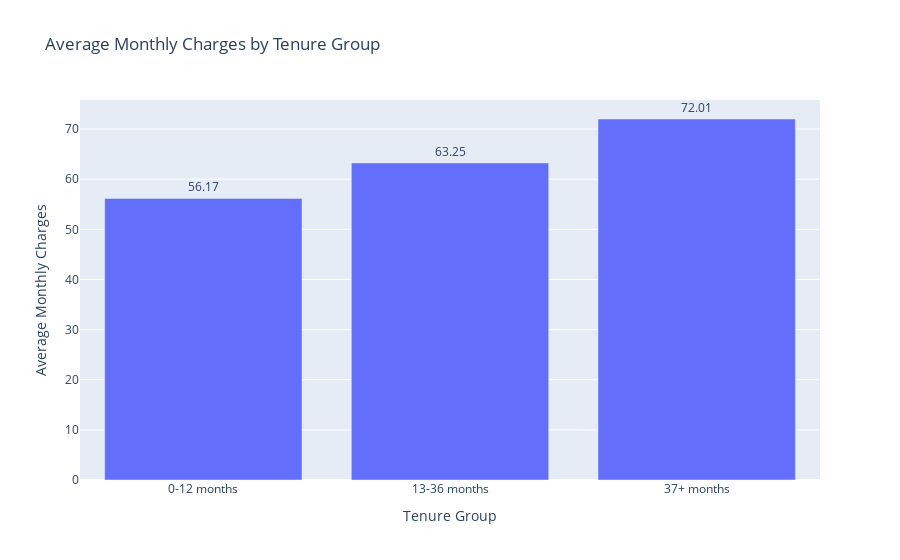

The notebook cell saved with this chart:
### Markdown cell above
Tasks 4: Customer Segmentation Visualization

### Code cell
import pandas as pd
import matplotlib.pyplot as plt
import plotly.express as px

df = pd.read_csv("Telco_Customer_Churn_Dataset.csv")

df.columns = df.columns.str.lower().str.replace(" ", "_")
df['totalcharges'] = pd.to_numeric(df['totalcharges'], errors='coerce')
df['totalcharges'] = df['totalcharges'].fillna(df['totalcharges'].median())

df['tenure_group'] = pd.cut(
    df['tenure'],
    bins=[0, 12, 36, df['tenure'].max()],
    labels=['0-12 months', '13-36 months', '37+ months']
)

tenure_counts = df['tenure_group'].value_counts()

plt.figure()
plt.pie(
    tenure_counts,
    labels=tenure_counts.index,
    autopct='%1.1f%%',
    startangle=90,
    wedgeprops={'width': 0.4}
)
plt.title("Customer Distribution by Tenure Group")
plt.show()

avg_monthly_charges = (
    df.groupby('tenure_group')['monthlycharges']
    .mean()
    .reset_index()
)

fig = px.bar(
    avg_monthly_charges,
    x='tenure_group',
    y='monthlycharges',
    text='monthlycharges',
    title='Average Monthly Charges by Tenure Group'
)

fig.update_traces(texttemplate='%{text:.2f}', textposition='outside')
fig.update_layout(yaxis_title='Average Monthly Charges', xaxis_title='Tenure Group')

fig.show()

### Figure 1 — Plotly figure (JSON) as saved in the notebook; plotly's stock layout.template omitted (floating-point values rounded to 4 significant figures)
{"data": [{"hovertemplate": "tenure_group=%{x}<br>monthlycharges=%{text}<extra></extra>", "legendgroup": "", "marker": {"color": "#636efa", "pattern": {"shape": ""}}, "name": "", "orientation": "v", "showlegend": false, "text": [56.17, 63.25, 72.01], "textposition": "outside", "texttemplate": "%{text:.2f}", "type": "bar", "x": ["0-12 months", "13-36 months", "37+ months"], "xaxis": "x", "y": [56.17, 63.25, 72.01], "yaxis": "y"}], "layout": {"barmode": "relative", "legend": {"tracegroupgap": 0}, "title": {"text": "Average Monthly Charges by Tenure Group"}, "xaxis": {"anchor": "y", "domain": [0, 1], "title": {"text": "Tenure Group"}}, "yaxis": {"anchor": "x", "domain": [0, 1], "title": {"text": "Average Monthly Charges"}}}}
